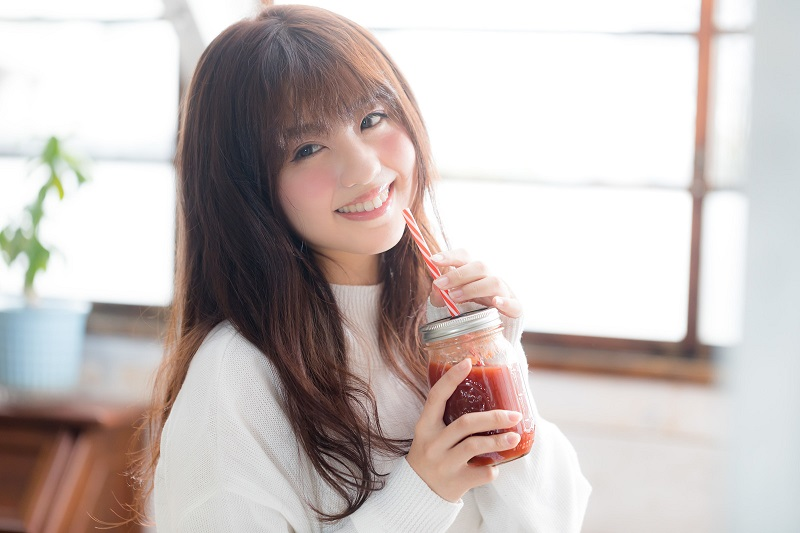
#> input picture girl01.jpg, 800 x 533 px
$ python p200_color_reversal.py girl01.jpg
#> lines starting #> are read from the running program, lines starting #| are printed output that depends on the picture
import sys
import cv2

if len(sys.argv) < 2:
    print("Designate the file you would like to display!")
    sys.exit() #Terminate the command because no files are designated.

file = sys.argv[1]

try:
    img = cv2.imread(file)
#> img is the input picture: shape (533, 800, 3); mean B, G, R 186.2, 188.8, 198.5

    if img is None:
        raise ValueError("File not found!")
    reversal =cv2.bitwise_not(img)
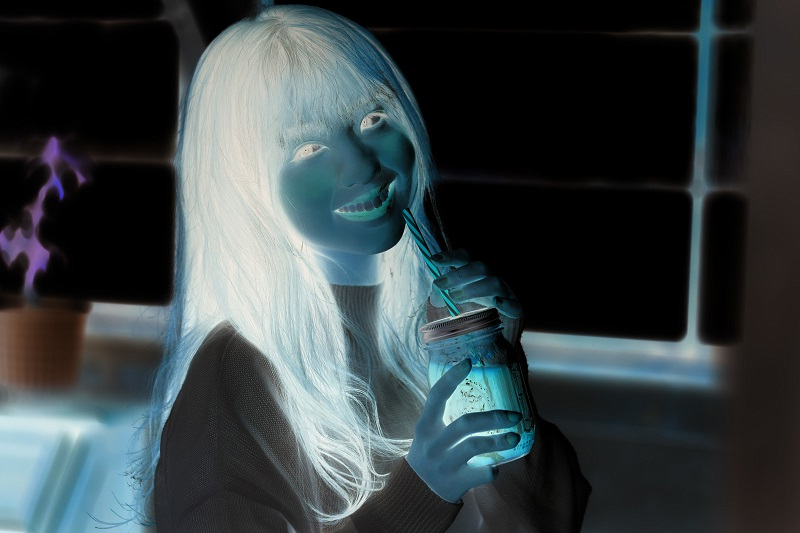
#> reversal: shape (533, 800, 3); mean B, G, R 68.8, 66.2, 56.5
    cv2.imshow(file, reversal)
    cv2.waitKey(0)
    cv2.destroyAllWindows()

except ValueError as e:
    print(e)
except:
    import traceback
    tracback.print_exc()

$ run again, on girl03.jpg
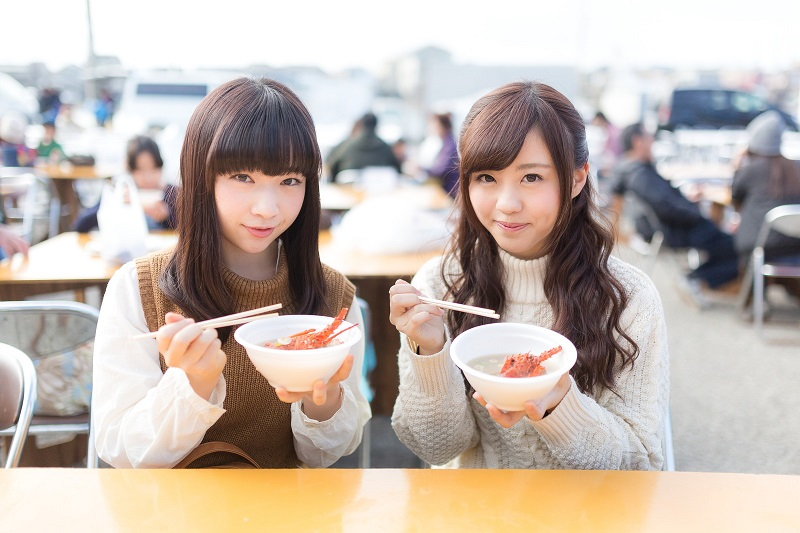
#> input picture girl03.jpg, 800 x 533 px
#> img is the input picture: shape (533, 800, 3); mean B, G, R 173.4, 181.7, 193.7
#> `reversal =cv2.bitwise_not(img)`:
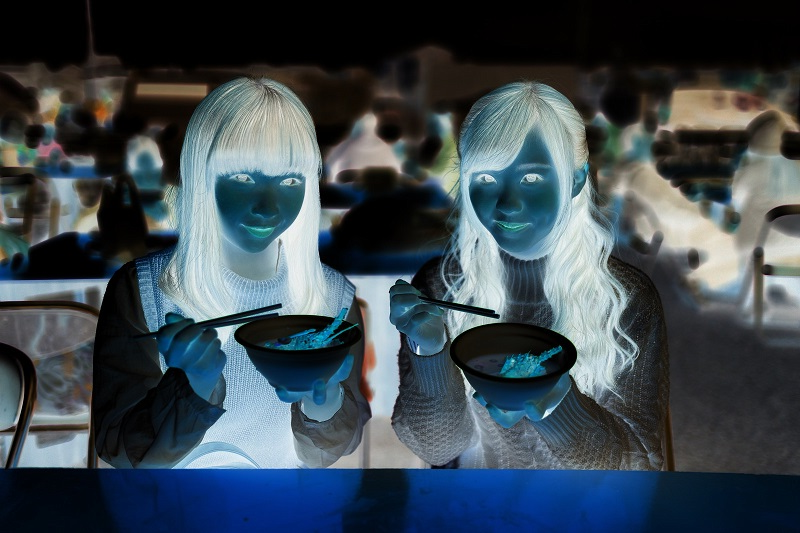
#> reversal: shape (533, 800, 3); mean B, G, R 81.6, 73.3, 61.3

$ run again, on girl04.jpg
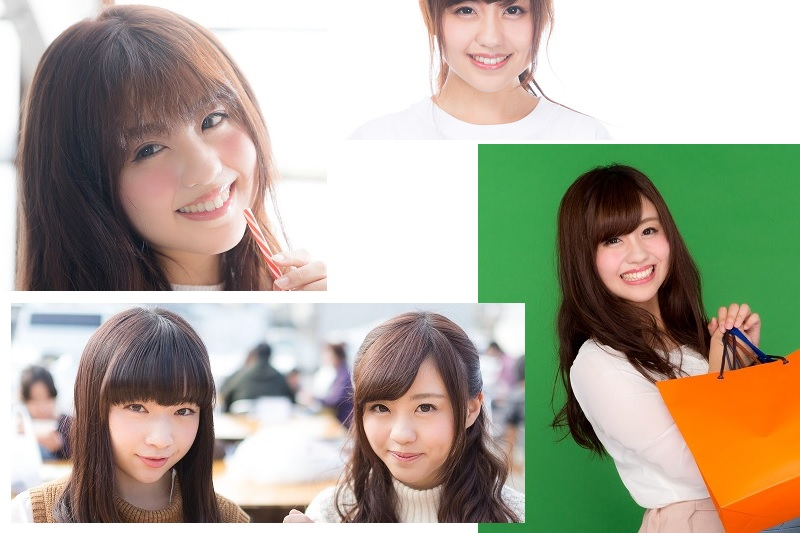
#> input picture girl04.jpg, 800 x 533 px
#> img is the input picture: shape (533, 800, 3); mean B, G, R 151.3, 167.8, 173.1
#> `reversal =cv2.bitwise_not(img)`:
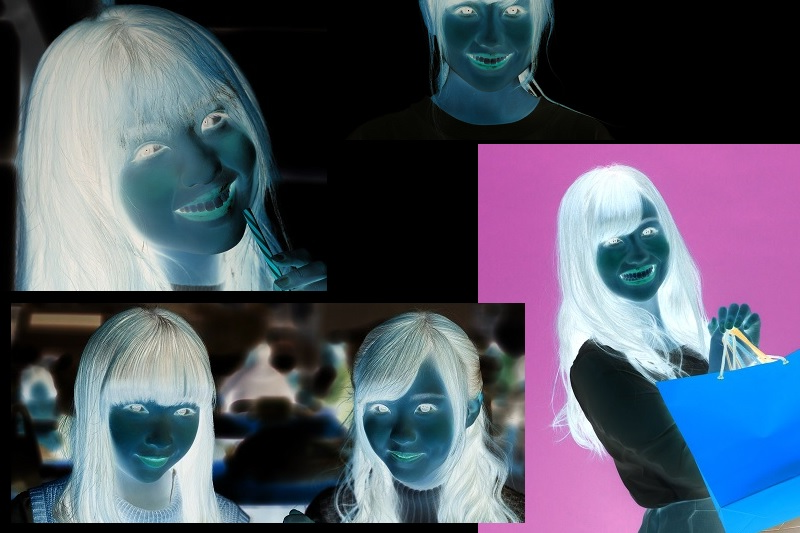
#> reversal: shape (533, 800, 3); mean B, G, R 103.7, 87.2, 81.9
